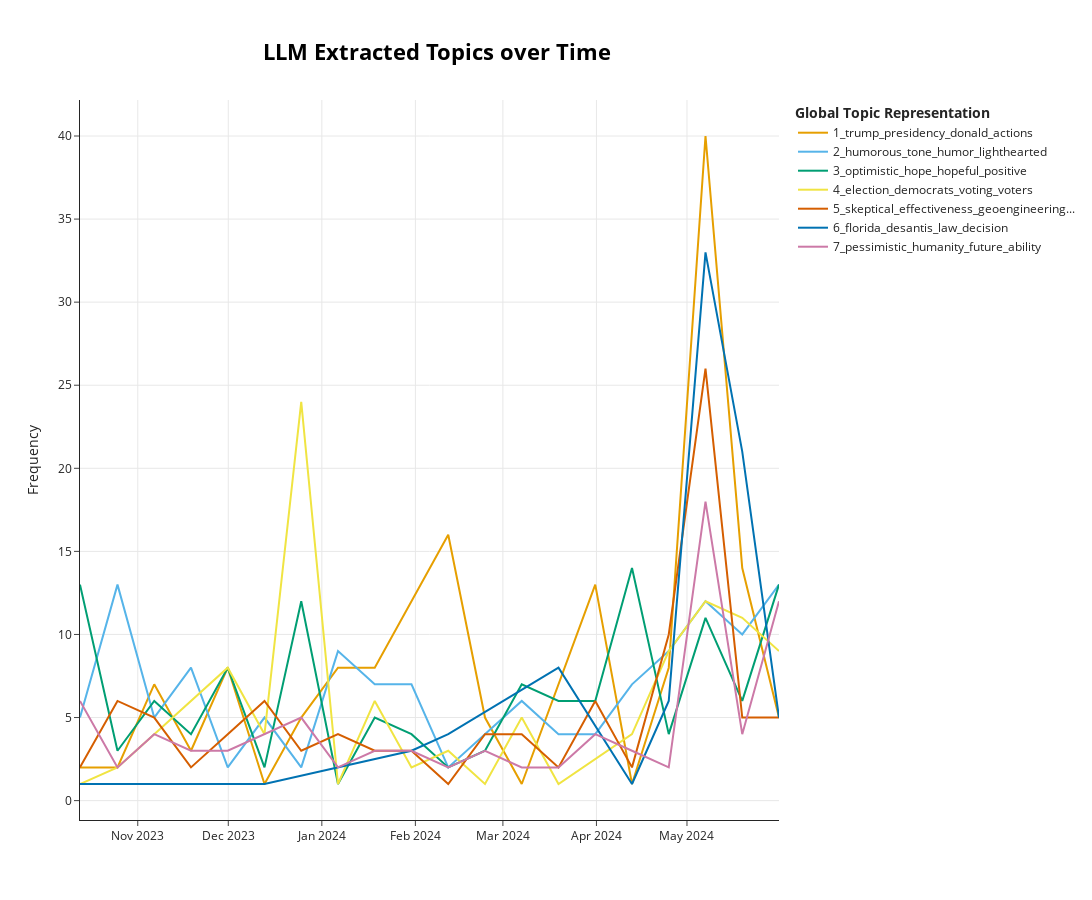

Here is the notebook cell this chart was saved with:
### Code cell
llm_over_time_fig = topic_model.visualize_topics_over_time(
    topics_over_time,
    topics = [1,2,3,4,5,6,7],
    top_n_topics=30,
    width=1200,
    height=900,
    title='<b>LLM Extracted Topics over Time</b>'
)
llm_over_time_fig.write_html("figures/llm-timestamp-fig.html")
llm_over_time_fig

### Figure 1 — Plotly figure (JSON) as saved in the notebook; plotly's stock layout.template omitted (floating-point values rounded to 4 significant figures)
{"data": [{"hoverinfo": "text", "hovertext": ["<b>Topic 1</b><br>Words: antichrist, figure, trump, worshipped, opposite", "<b>Topic 1</b><br>Words: bathroom, squirting, ink, identification, trans", "<b>Topic 1</b><br>Words: manchin, candidacy, trump, third, benefit", "<b>Topic 1</b><br>Words: donald, trump, ostracized, repeal, gut", "<b>Topic 1</b><br>Words: trump, denialism, presidency, would, manifestation", "<b>Topic 1</b><br>Words: requirement, opposes, federal, vehicles, reduce", "<b>Topic 1</b><br>Words: trump, hitler, administration, actions, commit", "<b>Topic 1</b><br>Words: trump, grave, interrupted, policies, deserving", "<b>Topic 1</b><br>Words: drill, trump, baby, vow, symbol", "<b>Topic 1</b><br>Words: trump, podesta, research, allies, appointment", "<b>Topic 1</b><br>Words: trump, presidency, donald, second, would", "<b>Topic 1</b><br>Words: trump, plans, presidency, fire, ukraine", "<b>Topic 1</b><br>Words: victimhood, perpetual, criticizes, wing, trump", "<b>Topic 1</b><br>Words: trump, donald, presidency, poses, achieving", "<b>Topic 1</b><br>Words: opposition, wind, relevant, context, trump", "<b>Topic 1</b><br>Words: trump, supporters, unrealistic, magagops, propose", "<b>Topic 1</b><br>Words: trump, actions, offer, donald, russian", "<b>Topic 1</b><br>Words: trump, anti, corrupt, agenda, distraction", "<b>Topic 1</b><br>Words: dugin, putin, trump, secret, unchanged"], "marker": {"color": "#E69F00"}, "mode": "lines", "name": "1_trump_presidency_donald_actions", "type": "scatter", "x": ["2023-10-12T20:37:05.305000", "2023-10-25T06:45:04.750000", "2023-11-06T11:02:19.500000", "2023-11-18T15:19:34.250000", "2023-11-30T19:36:49", "2023-12-12T23:54:03.750000", "2023-12-25T04:11:18.500000", "2024-01-06T08:28:33.250000", "2024-01-18T12:45:48", "2024-01-30T17:03:02.750000", "2024-02-11T21:20:17.500000", "2024-02-24T01:37:32.250000", "2024-03-07T05:54:47", "2024-03-31T14:29:16.500000", "2024-04-12T18:46:31.250000", "2024-04-24T23:03:46", "2024-05-07T03:21:00.750000", "2024-05-19T07:38:15.500000", "2024-05-31T11:55:30.250000"], "y": [2, 2, 7, 3, 8, 1, 5, 8, 8, 12, 16, 5, 1, 13, 1, 8, 40, 14, 5]}, {"hoverinfo": "text", "hovertext": ["<b>Topic 2</b><br>Words: tone, humorous, formal, quimby, swim", "<b>Topic 2</b><br>Words: humor, tone, humorous, sarcasm, unrelated", "<b>Topic 2</b><br>Words: humor, sarcastic, hyperbole, metaphors, tone", "<b>Topic 2</b><br>Words: humorous, tone, conversational, ironic, finds", "<b>Topic 2</b><br>Words: lighthearted, humor, express, humorous, comment", "<b>Topic 2</b><br>Words: humorous, serious, tone, skiing, elitism", "<b>Topic 2</b><br>Words: overreacting, here, humorous, ecological, predicted", "<b>Topic 2</b><br>Words: tone, humorous, sarcastic, humor, finds", "<b>Topic 2</b><br>Words: humorous, one, humor, commenter, lighthearted", "<b>Topic 2</b><br>Words: comedians, humor, relatable, ones, express", "<b>Topic 2</b><br>Words: humorous, remark, engaging, relatable, eat", "<b>Topic 2</b><br>Words: lighthearted, finds, tone, insult, demons", "<b>Topic 2</b><br>Words: humor, irony, express, using, point", "<b>Topic 2</b><br>Words: unrelated, topic, gorillas, imagination, wet", "<b>Topic 2</b><br>Words: humorous, fun, using, tone, megadroughts", "<b>Topic 2</b><br>Words: humorous, dash, tone, lighthearted, sarcasm", "<b>Topic 2</b><br>Words: humorous, tone, humor, lighthearted, sarcastic", "<b>Topic 2</b><br>Words: lighthearted, humor, tone, point, humorous", "<b>Topic 2</b><br>Words: humor, happens, lighthearted, tone, sarcasm", "<b>Topic 2</b><br>Words: humor, tone, humorous, meth, sarcastic"], "marker": {"color": "#56B4E9"}, "mode": "lines", "name": "2_humorous_tone_humor_lighthearted", "type": "scatter", "x": ["2023-10-12T20:37:05.305000", "2023-10-25T06:45:04.750000", "2023-11-06T11:02:19.500000", "2023-11-18T15:19:34.250000", "2023-11-30T19:36:49", "2023-12-12T23:54:03.750000", "2023-12-25T04:11:18.500000", "2024-01-06T08:28:33.250000", "2024-01-18T12:45:48", "2024-01-30T17:03:02.750000", "2024-02-11T21:20:17.500000", "2024-02-24T01:37:32.250000", "2024-03-07T05:54:47", "2024-03-19T10:12:01.750000", "2024-03-31T14:29:16.500000", "2024-04-12T18:46:31.250000", "2024-04-24T23:03:46", "2024-05-07T03:21:00.750000", "2024-05-19T07:38:15.500000", "2024-05-31T11:55:30.250000"], "y": [5, 13, 5, 8, 2, 5, 2, 9, 7, 7, 2, 4, 6, 4, 4, 7, 9, 12, 10, 13]}, {"hoverinfo": "text", "hovertext": ["<b>Topic 3</b><br>Words: optimistic, signaling, momentum, hopeful, hope", "<b>Topic 3</b><br>Words: glorious, joyful, peace, boring, uplifting", "<b>Topic 3</b><br>Words: optimistic, demographic, millennials, substack, ritchie", "<b>Topic 3</b><br>Words: optimism, globalcarbonfeeanddividendpetition, slight, optimistic, shifted", "<b>Topic 3</b><br>Words: optimistic, young, bright, contrasts, crossing", "<b>Topic 3</b><br>Words: killer, limiting, reasonable, milestone, give", "<b>Topic 3</b><br>Words: optimistic, initially, initial, thought, enthusiasm", "<b>Topic 3</b><br>Words: coming, radical, difference, optimistic, individual", "<b>Topic 3</b><br>Words: resulting, glad, tempered, relieved, behavioral", "<b>Topic 3</b><br>Words: optimistic, movement, battle, victory, michael", "<b>Topic 3</b><br>Words: positivity, story, readers, aspects, find", "<b>Topic 3</b><br>Words: impressed, structures, hopeful, summer, city", "<b>Topic 3</b><br>Words: hopeful, optimistic, butte, montana, index", "<b>Topic 3</b><br>Words: optimistic, journey, thriving, superior, city", "<b>Topic 3</b><br>Words: optimistic, hopeful, thrive, underway, portrayed", "<b>Topic 3</b><br>Words: optimistic, outlook, apocalyptic, optimism, hopeful", "<b>Topic 3</b><br>Words: optimistic, lesser, albeit, positive, party", "<b>Topic 3</b><br>Words: optimistic, recent, vermont, hope, worst", "<b>Topic 3</b><br>Words: occasionally, simplicity, bargaining, stage, optimistic", "<b>Topic 3</b><br>Words: optimistic, progress, generation, hopeful, efforts"], "marker": {"color": "#009E73"}, "mode": "lines", "name": "3_optimistic_hope_hopeful_positive", "type": "scatter", "x": ["2023-10-12T20:37:05.305000", "2023-10-25T06:45:04.750000", "2023-11-06T11:02:19.500000", "2023-11-18T15:19:34.250000", "2023-11-30T19:36:49", "2023-12-12T23:54:03.750000", "2023-12-25T04:11:18.500000", "2024-01-06T08:28:33.250000", "2024-01-18T12:45:48", "2024-01-30T17:03:02.750000", "2024-02-11T21:20:17.500000", "2024-02-24T01:37:32.250000", "2024-03-07T05:54:47", "2024-03-19T10:12:01.750000", "2024-03-31T14:29:16.500000", "2024-04-12T18:46:31.250000", "2024-04-24T23:03:46", "2024-05-07T03:21:00.750000", "2024-05-19T07:38:15.500000", "2024-05-31T11:55:30.250000"], "y": [13, 3, 6, 4, 8, 2, 12, 1, 5, 4, 2, 3, 7, 6, 6, 14, 4, 11, 6, 13]}, {"hoverinfo": "text", "hovertext": ["<b>Topic 4</b><br>Words: urging, readers, vote, prioritizes, mitigation", "<b>Topic 4</b><br>Words: districts, competitive, decarbonization, win, drive", "<b>Topic 4</b><br>Words: vote, statewide, responsibly, offices, advancing", "<b>Topic 4</b><br>Words: candidate, voters, election, voting, cognitive", "<b>Topic 4</b><br>Words: nonvoters, joining, engaging, ukraine, socialist", "<b>Topic 4</b><br>Words: democrats, election, activists, voters, politics", "<b>Topic 4</b><br>Words: re, election, crucial, president, biden", "<b>Topic 4</b><br>Words: candidate, voting, voters, risking, plausibly", "<b>Topic 4</b><br>Words: volunteering, active, lose, engagement, passive", "<b>Topic 4</b><br>Words: divided, voters, young, respectfully, pulled", "<b>Topic 4</b><br>Words: minorities, disproportionate, barriers, effect, income", "<b>Topic 4</b><br>Words: voter, politicians, persuasion, turnout, vote", "<b>Topic 4</b><br>Words: spot, regards, consistently, put, voting", "<b>Topic 4</b><br>Words: democrats, party, enacted, truly, electing", "<b>Topic 4</b><br>Words: party, role, democrats, important, take", "<b>Topic 4</b><br>Words: election, 2020, presidential, crucial, determine", "<b>Topic 4</b><br>Words: 2024, matters, vote, voting, every", "<b>Topic 4</b><br>Words: election, voting, green, major, party"], "marker": {"color": "#F0E442"}, "mode": "lines", "name": "4_election_democrats_voting_voters", "type": "scatter", "x": ["2023-10-12T20:37:05.305000", "2023-10-25T06:45:04.750000", "2023-11-06T11:02:19.500000", "2023-11-30T19:36:49", "2023-12-12T23:54:03.750000", "2023-12-25T04:11:18.500000", "2024-01-06T08:28:33.250000", "2024-01-18T12:45:48", "2024-01-30T17:03:02.750000", "2024-02-11T21:20:17.500000", "2024-02-24T01:37:32.250000", "2024-03-07T05:54:47", "2024-03-19T10:12:01.750000", "2024-04-12T18:46:31.250000", "2024-04-24T23:03:46", "2024-05-07T03:21:00.750000", "2024-05-19T07:38:15.500000", "2024-05-31T11:55:30.250000"], "y": [1, 2, 4, 8, 4, 24, 1, 6, 2, 3, 1, 5, 1, 4, 9, 12, 11, 9]}, {"hoverinfo": "text", "hovertext": ["<b>Topic 5</b><br>Words: effectiveness, cynical, spending, military, face", "<b>Topic 5</b><br>Words: buried, deep, skeptical, earth, solution", "<b>Topic 5</b><br>Words: solve, skeptical, measured, wait, skepticism", "<b>Topic 5</b><br>Words: untruthful, esg, inherently, market, effectiveness", "<b>Topic 5</b><br>Words: dimming, machine, technology, meant, pricing", "<b>Topic 5</b><br>Words: skeptical, effectively, inventions, minds, ppm", "<b>Topic 5</b><br>Words: unappealing, skeptical, digesters, degrowth, effectiveness", "<b>Topic 5</b><br>Words: skeptical, commenter, uncooperative, unconvinced, entomophagy", "<b>Topic 5</b><br>Words: college, educated, conclusion, skeptical, fertilizer", "<b>Topic 5</b><br>Words: parasol, space, outer, giant, tree", "<b>Topic 5</b><br>Words: associated, feasibility, net, zero, achieving", "<b>Topic 5</b><br>Words: upper, woods, skepticism, thoughtful, simplistic", "<b>Topic 5</b><br>Words: trees, planting, skeptical, beneficial, mitigating", "<b>Topic 5</b><br>Words: decarbonize, ludicrously, naive, civilization, skeptical", "<b>Topic 5</b><br>Words: engineering, geoengineering, effectiveness, skeptical, misread", "<b>Topic 5</b><br>Words: effectiveness, hydrogen, strategy, friendly, skeptical", "<b>Topic 5</b><br>Words: effectiveness, skeptical, rules, skepticism, fines", "<b>Topic 5</b><br>Words: geoengineering, skeptical, effectiveness, about, skepticism", "<b>Topic 5</b><br>Words: effectiveness, skeptical, tree, full, intervention", "<b>Topic 5</b><br>Words: effectiveness, quota, artificially, skeptical, forecasts"], "marker": {"color": "#D55E00"}, "mode": "lines", "name": "5_skeptical_effectiveness_geoengineering...", "type": "scatter", "x": ["2023-10-12T20:37:05.305000", "2023-10-25T06:45:04.750000", "2023-11-06T11:02:19.500000", "2023-11-18T15:19:34.250000", "2023-11-30T19:36:49", "2023-12-12T23:54:03.750000", "2023-12-25T04:11:18.500000", "2024-01-06T08:28:33.250000", "2024-01-18T12:45:48", "2024-01-30T17:03:02.750000", "2024-02-11T21:20:17.500000", "2024-02-24T01:37:32.250000", "2024-03-07T05:54:47", "2024-03-19T10:12:01.750000", "2024-03-31T14:29:16.500000", "2024-04-12T18:46:31.250000", "2024-04-24T23:03:46", "2024-05-07T03:21:00.750000", "2024-05-19T07:38:15.500000", "2024-05-31T11:55:30.250000"], "y": [2, 6, 5, 2, 4, 6, 3, 4, 3, 3, 1, 4, 4, 2, 6, 2, 10, 26, 5, 5]}, {"hoverinfo": "text", "hovertext": ["<b>Topic 6</b><br>Words: adopt, texas, florida, less, idea", "<b>Topic 6</b><br>Words: indifference, florida, towards, potential, impact", "<b>Topic 6</b><br>Words: textbook, truthfulness, definition, approval, regarding", "<b>Topic 6</b><br>Words: irrelevant, military, florida, discussion, population", "<b>Topic 6</b><br>Words: texas, policies, concern, significant, not", "<b>Topic 6</b><br>Words: bill, florida, wide, mentions, state", "<b>Topic 6</b><br>Words: landry, governor, task, florida, louisiana", "<b>Topic 6</b><br>Words: florida, erase, laws, desantis, from", "<b>Topic 6</b><br>Words: watered, sinema, manchin, opposition, law", "<b>Topic 6</b><br>Words: florida, decision, law, federal, desantis", "<b>Topic 6</b><br>Words: desantis, florida, law, remove, decision", "<b>Topic 6</b><br>Words: florida, desantis, law, decision, remove", "<b>Topic 6</b><br>Words: florida, took, cite, rainbows, governors"], "marker": {"color": "#0072B2"}, "mode": "lines", "name": "6_florida_desantis_law_decision", "type": "scatter", "x": ["2023-10-12T20:37:05.305000", "2023-10-25T06:45:04.750000", "2023-11-18T15:19:34.250000", "2023-11-30T19:36:49", "2023-12-12T23:54:03.750000", "2024-01-30T17:03:02.750000", "2024-02-11T21:20:17.500000", "2024-03-19T10:12:01.750000", "2024-04-12T18:46:31.250000", "2024-04-24T23:03:46", "2024-05-07T03:21:00.750000", "2024-05-19T07:38:15.500000", "2024-05-31T11:55:30.250000"], "y": [1, 1, 1, 1, 1, 3, 4, 8, 1, 6, 33, 21, 5]}, {"hoverinfo": "text", "hovertext": ["<b>Topic 7</b><br>Words: pessimistic, humanity, view, outlast, indulgence", "<b>Topic 7</b><br>Words: tough, ahead, cynicism, times, facing", "<b>Topic 7</b><br>Words: pessimistic, mistake, ability, heatwave, cope", "<b>Topic 7</b><br>Words: socio, ontologically, unknowable, heading, stating", "<b>Topic 7</b><br>Words: coexist, humans, ability, pessimistic, honest", "<b>Topic 7</b><br>Words: pessimistic, uncertain, leaves, future, reader", "<b>Topic 7</b><br>Words: humanity, ability, lost, pessimistic, hope", "<b>Topic 7</b><br>Words: pessimistic, avoid, colonize, cooperate, ability", "<b>Topic 7</b><br>Words: revolt, screwed, pessimistic, coming, times", "<b>Topic 7</b><br>Words: watching, movie, accept, pessimistic, interested", "<b>Topic 7</b><br>Words: advanced, alien, primitive, extraterrestrial, imaginative", "<b>Topic 7</b><br>Words: humans, tweet, parasites, superiority, critique", "<b>Topic 7</b><br>Words: pessimistic, away, ability, transition, policy", "<b>Topic 7</b><br>Words: pessimistic, humanity, advises, heal, alive", "<b>Topic 7</b><br>Words: future, bleak, turn, referencing, max", "<b>Topic 7</b><br>Words: anyway, pessimistic, die, soon, lost", "<b>Topic 7</b><br>Words: pessimistic, humanity, future, ability, about", "<b>Topic 7</b><br>Words: pessimistic, 80, unchecked, lifespan, technological", "<b>Topic 7</b><br>Words: pessimistic, future, humanity, ability, about"], "marker": {"color": "#CC79A7"}, "mode": "lines", "name": "7_pessimistic_humanity_future_ability", "type": "scatter", "x": ["2023-10-12T20:37:05.305000", "2023-10-25T06:45:04.750000", "2023-11-06T11:02:19.500000", "2023-11-18T15:19:34.250000", "2023-11-30T19:36:49", "2023-12-25T04:11:18.500000", "2024-01-06T08:28:33.250000", "2024-01-18T12:45:48", "2024-01-30T17:03:02.750000", "2024-02-11T21:20:17.500000", "2024-02-24T01:37:32.250000", "2024-03-07T05:54:47", "2024-03-19T10:12:01.750000", "2024-03-31T14:29:16.500000", "2024-04-12T18:46:31.250000", "2024-04-24T23:03:46", "2024-05-07T03:21:00.750000", "2024-05-19T07:38:15.500000", "2024-05-31T11:55:30.250000"], "y": [6, 2, 4, 3, 3, 5, 2, 3, 3, 2, 3, 2, 2, 4, 3, 2, 18, 4, 12]}], "layout": {"height": 900, "hoverlabel": {"bgcolor": "white", "font": {"family": "Rockwell", "size": 16}}, "legend": {"title": {"text": "<b>Global Topic Representation"}}, "title": {"font": {"color": "Black", "size": 22}, "text": "<b>LLM Extracted Topics over Time</b>", "x": 0.4, "xanchor": "center", "y": 0.95, "yanchor": "top"}, "width": 1200, "xaxis": {"showgrid": true}, "yaxis": {"showgrid": true, "title": {"text": "Frequency"}}}}
